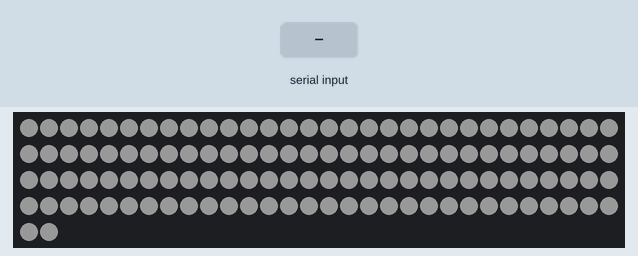
The sketch below on a simulated Arduino Uno, built with avr-gcc and run on an emulated ATmega328P. On the bench: 122 RGB LEDs in strip order, left to right, continuing on the next row. The inputs (shaded band) are chosen by the test bench. Dim RGB values are drawn brighter than linear; colours are those a GRB WS2812 strip shows for the declared byte order; what the sketch prints to the serial monitor is not drawn.

Above: at 0.1 s.
3.3 s: "1,90\n" received over Serial
At 3.9 s:
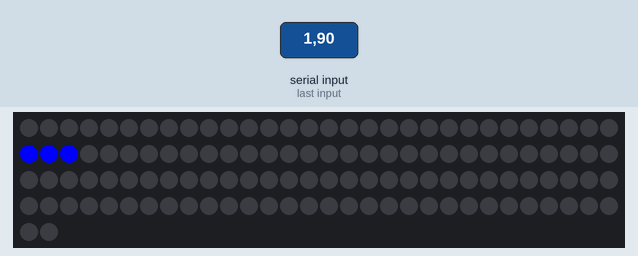
4.9 s: "30,150,10\n" received over Serial
At 6.3 s:
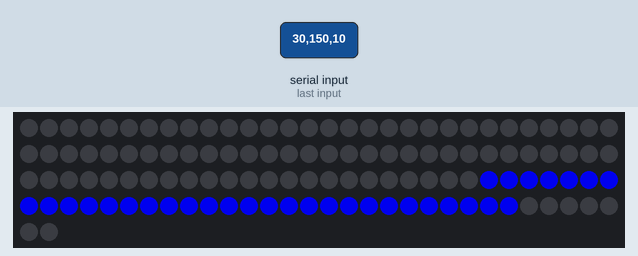
6.6 s: "90,45,200\n" received over Serial
At 7.7 s:
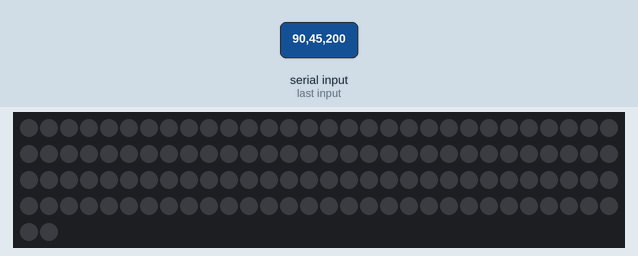
8.2 s: "1,90,45\n" received over Serial
Timing chart, 0 to 10.8 s (numbered marks = the images above; inputs shaded):
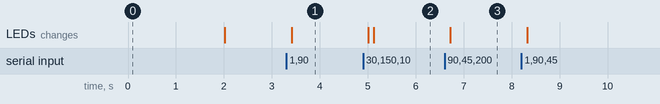

Measured:
- after the input at 3.3 s, the LEDs: change after 0.12 s (image 1)
- after the input at 4.9 s, the LEDs: first change after 0.11 s (image 2 shows a later state)
- after the input at 6.6 s, the LEDs: change after 0.12 s (image 3)

The sketch:

Arduino_code.ino
```cpp
#include <FastLED.h>
#define LED_PIN 7 //specify data pin on the board - D2
#define NUM_LEDS 122 //specify number of LED
uint8_t lg[21][21][2];
byte start,end,len;
char* ptr;
int str_len;
CRGB leds[NUM_LEDS];
void setup(){
  FastLED.addLeds<WS2812, LED_PIN, RGB>(leds, NUM_LEDS);
  FastLED.setMaxPowerInVoltsAndMilliamps(5,500);
  FastLED.clear();
  FastLED.show();
  Serial.begin(9600);
  Serial.setTimeout(100);
  /////startup///////
  for(int b=0; b<NUM_LEDS;b++){
        leds[b] = CRGB::White;
      }
  FastLED.show();
  delay(2000);
  FastLED.clear();FastLED.show();
  ///////////////////////////////////////
  lg[4][5][1] = 1; lg[4][5][0]=0;
  ///////////////////////////////////////
  lg[14][20][0]=0;lg[14][20][1]=6;
  lg[13][14][0]=6;lg[13][14][1]=4;
  lg[6][13][0]=10;lg[6][13][1]=3;
  lg[6][9][0]=13;lg[6][9][1]=6;
  lg[8][9][0]=19;lg[8][9][1]=2;
  lg[7][8][0]=21;lg[7][8][1]=6;
  lg[6][7][0]=27;lg[6][7][1]=3;
  lg[5][6][0]=30;lg[5][6][1]=3;
  lg[5][10][0]=33;lg[5][10][1]=8;
  lg[9][10][0]=41;lg[9][10][1]=4;
  lg[9][19][0]=45;lg[9][19][1]=4;
  lg[18][19][0]=49;lg[18][19][1]=3;
  lg[10][18][0]=52;lg[10][18][1]=3;
  lg[10][11][0]=55;lg[10][11][1]=4;
  lg[11][17][0]=59;lg[11][17][1]=3;
  lg[15][17][0]=62;lg[15][17][1]=7;
  lg[15][16][0]=69;lg[15][16][1]=3;
  //////////////////////////////////////
  Serial.println("init LEDS path sucessfully");
}
void loop() {
  if (Serial.available() > 0) {
    String msg = Serial.readString();
    Serial.println(msg);
    str_len = msg.length() + 1;
  	char char_array[str_len];
  	msg.toCharArray(char_array, str_len);
    int path[21];
  	ptr = strtok(char_array, ",");
    int count = 0;
    while(ptr){
      path[count] = atol(ptr);
    	ptr = strtok(NULL, ",");
    	count++;
  	}
    FastLED.clear();FastLED.show();
    for (int j=1; j<count;j++){
      if(path[j-1]>path[j]){
          start = path[j];
          end = path[j-1];
        }else{
          start = path[j-1];
          end = path[j];
        }
        //Serial.println(String(swtart)+","+String(end));
        int length = lg[start][end][1];
        int starting = lg[start][end][0];
        Serial.println("LEDS on from "+String(starting)+" to "+String(starting+length-1));
        for(int l=starting; l<(starting+length);l++){
          leds[l] = CRGB::Blue;
          Serial.print(String(l)+"-");
        }
    }
    FastLED.show();
  }
}
```
